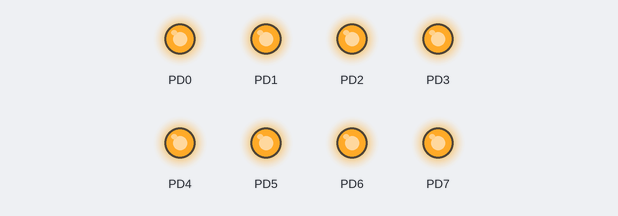
Recording of a program running on a simulated ATmega2560, built with avr-gcc and emulated at 8 MHz. On the bench: output pins drawn as LEDs (lit = HIGH).

Above: at 0.1 s.
At 2.7 s:
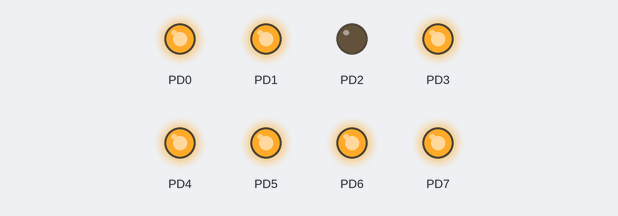
Timing chart, 0 to 3.0 s (numbered marks = the images above):
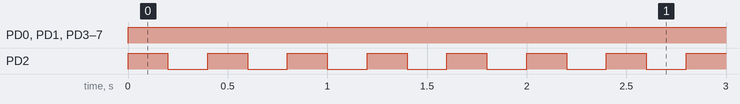

Measured:
- by itself, PD0, PD1, PD3–7: LOW → HIGH at 0.00 s
- by itself, PD2: alternates HIGH for 0.20 s and LOW for 0.20 s

The program:

main.cpp
```cpp
//#define F_CPU 8000000
#include <avr/io.h>
//#include <util/delay.h>

void program(void); //Create a sub-program1

int main (void)
{
	program();

}
void program(void)
{
	/***********************
	Hardware configuraion:
	PORTD: LED
	***************/

	/***********************
	Calculation:
	F_CPU/prescale/5(state change per second) with F_CPU=8 MHz
	A divisor of 256 count to 6250= 0x186A
	200 ms = (1/F_CPU)*256*6250 = 125 ns *256*6250
	***********************/
	uint16_t mark=6250;

	DDRD =0xFF;
	PORTD =0xFF;
	TCCR1B |=(1<<CS12); //Set up timer 1: CS12 (clock/256)

	while(1)
	{
		while(TCNT1 == mark)
		{//While loop compare with value
		TCNT1 = 0;
		PORTD ^= (1 << PIND2); // toggle PD2
		}
	}

}
void program_2(void)
{
	DDRD= 0xFF;
	PORTD = 0xFF; // Turn off LED


}
```
